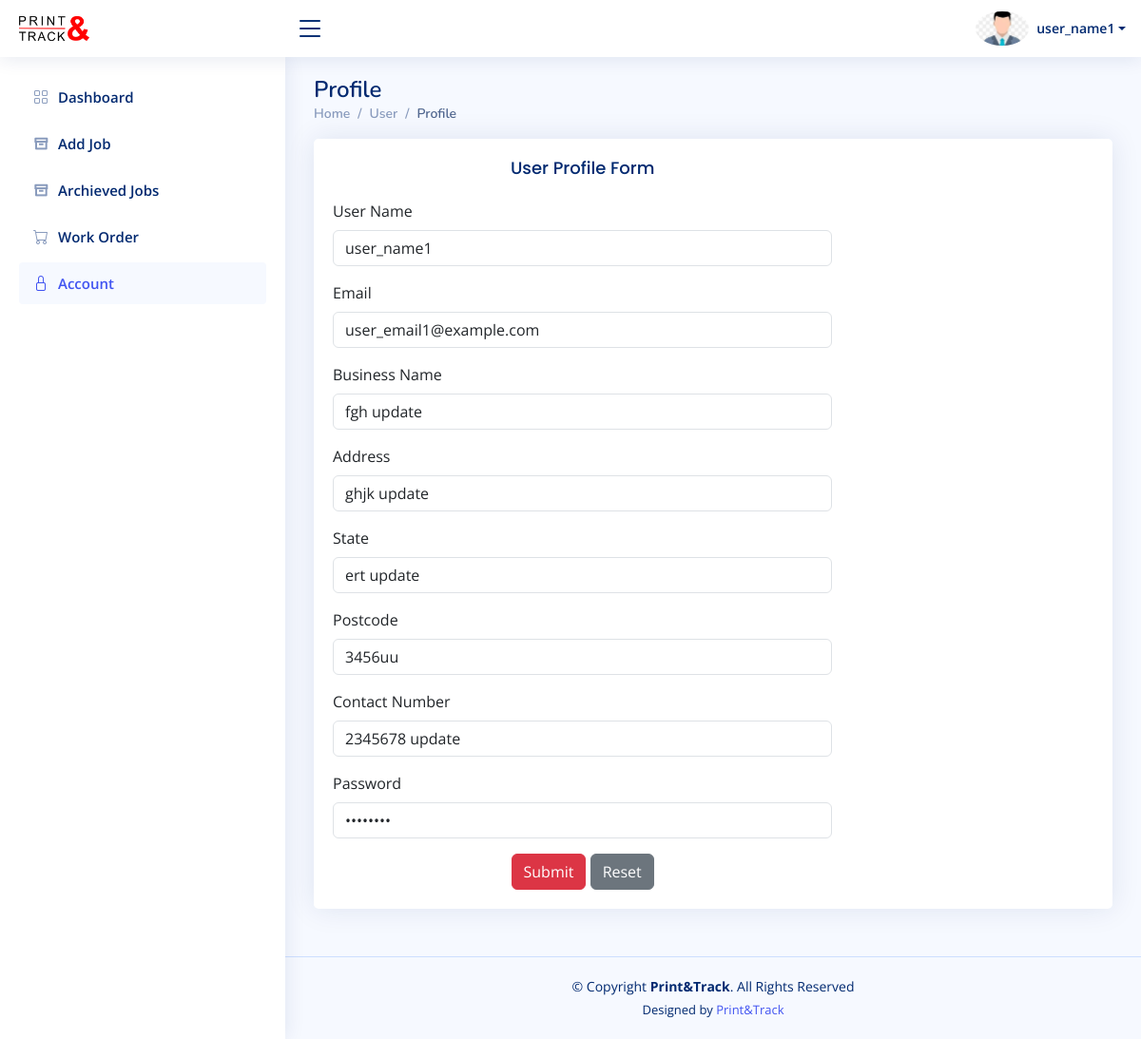
Page /user/profile.php (signed in) on the committed database.
### tables this page shows
CREATE TABLE `users` (
  `user_id` int(11) NOT NULL,
  `user_name` varchar(255) NOT NULL,
  `user_email` varchar(255) NOT NULL,
  `user_password` varchar(255) NOT NULL,
  `user_status` tinyint(1) DEFAULT 1,
  `role` varchar(25) NOT NULL DEFAULT 'user',
  `user_b_name` varchar(500) NOT NULL,
  `user_address` varchar(500) NOT NULL,
  `user_state` varchar(500) NOT NULL,
  `user_postcode` varchar(500) NOT NULL,
  `user_phone` varchar(500) NOT NULL
);

### user/profile.php (the view, shortened to what this page needs)
<!DOCTYPE html>
<html lang="en">
<head>
  <link href="../assets/vendor/bootstrap/css/bootstrap.min.css" rel="stylesheet">
  <link href="../assets/vendor/bootstrap-icons/bootstrap-icons.css" rel="stylesheet">
  <link href="../assets/vendor/boxicons/css/boxicons.min.css" rel="stylesheet">
  <link href="../assets/vendor/quill/quill.snow.css" rel="stylesheet">
  <link href="../assets/vendor/quill/quill.bubble.css" rel="stylesheet">
  <link href="../assets/vendor/remixicon/remixicon.css" rel="stylesheet">
  <link href="../assets/vendor/simple-datatables/style.css" rel="stylesheet">
  <link href="../assets/css/style.css" rel="stylesheet">
</head>
<body>
  <?php include('header.php') ?>
  <?php include('sidebar.php') ?>
  <main id="main" class="main">
    <div class="pagetitle">
      <h1>Profile</h1>
      <nav>
        <ol class="breadcrumb">
          <li class="breadcrumb-item"><a href="dashboard.php">Home</a></li>
          <li class="breadcrumb-item">User</li>
          <li class="breadcrumb-item active">Profile</li>
        </ol>
      </nav>
    </div>
    <section class="section profile">
      <div class="row">
        <div class="col-xl-12">
          <div class="card">
            <div class="card-body">
              <div class="row">
                <div class="col-lg-8">
                  <h5 class="card-title text-center">User Profile Form</h5>
                  <?php
                      include '../includes/db.php';
                      $id = $_SESSION['user_id'];
                      $sql = "SELECT * FROM users WHERE user_id=$id";
                      $result = $conn->query($sql);
                      $row = $result->fetch_assoc();
                  ?>
                  <form class="row g-3" action="actions/profile_edit_action.php" method="post">
                    <div class="col-12">
                      <label for="inputNanme4" class="form-label">User Name</label>
                      <input type="text" class="form-control" name="userName" value="<?php echo isset($row) ? $row['user_name'] : ''; ?>" require>
                    </div>
                    <div class="col-12">
                      <label for="inputEmail4" class="form-label">Email</label>
                      <input type="email" class="form-control" name="userEmail" value="<?php echo isset($row) ? $row['user_email'] : ''; ?>" require>
                    </div>
                    <div class="col-12">
                      <label for="inputEmail4" class="form-label">Business Name</label>
                      <input type="text" class="form-control" name="userBusinessName" value="<?php echo isset($row) ? $row['user_b_name'] : ''; ?>" require>
                    </div>
                    <div class="col-12">
                      <label for="inputEmail4" class="form-label">Address</label>
                      <input type="text" class="form-control" name="userAddress" value="<?php echo isset($row) ? $row['user_address'] : ''; ?>" require>
                    </div>
                    <div class="col-12">
                      <label for="inputEmail4" class="form-label">State</label>
                      <input type="text" class="form-control" name="userState" value="<?php echo isset($row) ? $row['user_state'] : ''; ?>" require>
                    </div>
                    <div class="col-12">
                      <label for="inputEmail4" class="form-label">Postcode</label>
                      <input type="text" class="form-control" name="userPostcode" value="<?php echo isset($row) ? $row['user_postcode'] : ''; ?>" require>
                    </div>
                    <div class="col-12">
                      <label for="inputEmail4" class="form-label">Contact Number</label>
                      <input type="phone" class="form-control" name="userPhone" value="<?php echo isset($row) ? $row['user_phone'] : ''; ?>" require>
                    </div>
                    <div class="col-12">
                      <label for="inputPassword4" class="form-label">Password</label>
                      <input type="password" min="8" max="10" class="form-control" name="userPassword" value="<?php echo base64_decode($row['user_password']); ?>" required>
                    </div>
                    <div class="text-center">
                      <button type="submit" class="btn btn-danger" name="update">Submit</button>
                      <button type="reset" class="btn btn-secondary">Reset</button>
                    </div>
                  </form>
                </div>
              </div>
            </div>
          </div>
        </div>
      </div>
    </section>
  </main>
  <?php include('footer.php') ?>
</body>
</html>

### assets/css/style.css (style rules this page uses)
:root { scroll-behavior: smooth; }
body { font-family: "Open Sans", sans-serif; background: #f6f9ff; color: #444444; }
a { color: #4154f1; text-decoration: none; }
h1, h2, h3, h4, h5, h6 { font-family: "Nunito", sans-serif; }
#main { margin-top: 60px; padding: 20px 30px; transition: all 0.3s; }
.pagetitle { margin-bottom: 10px; }
.pagetitle h1 { font-size: 24px; margin-bottom: 0; font-weight: 600; color: #012970; }
.card { margin-bottom: 30px; border: none; border-radius: 5px; box-shadow: 0px 0 30px rgba(1, 41, 112, 0.1); }
.card-title { padding: 20px 0 15px 0; font-size: 18px; font-weight: 500; color: #012970; font-family: "Poppins", sans-serif; }
.card-body { padding: 0 20px 20px 20px; }
.breadcrumb { font-size: 14px; font-family: "Nunito", sans-serif; color: #899bbd; font-weight: 600; }
.breadcrumb a { color: #899bbd; transition: 0.3s; }
.breadcrumb .breadcrumb-item::before { color: #899bbd; }
.breadcrumb .active { color: #51678f; font-weight: 600; }
@media (min-width: 1200px) { #main, #footer { margin-left: 300px; } }

### rows in the picture
users: userName "user_name1", userEmail "user_email1@example.com", userBusinessName "fgh update", userAddress "ghjk update", userState "ert update", userPostcode "3456uu", userPhone "2345678 update"

### other values in the picture
$_SESSION['username'] "user_name1"
